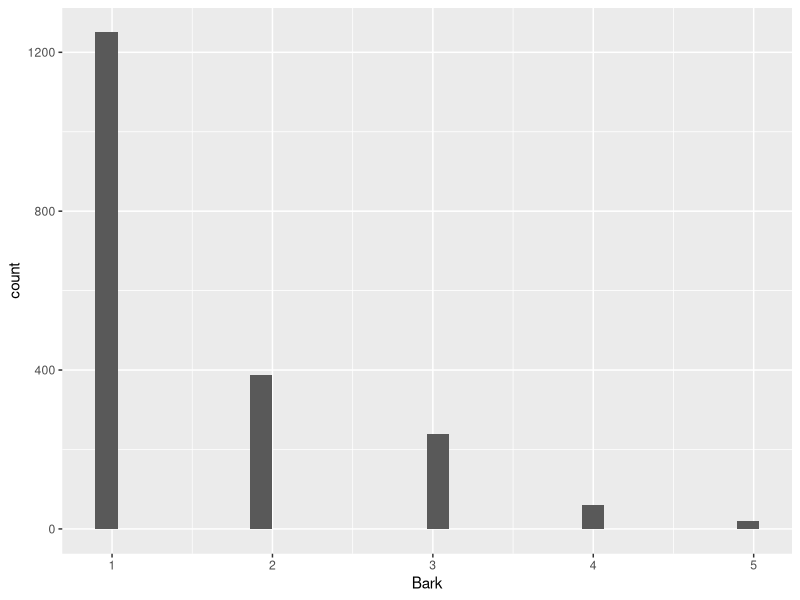
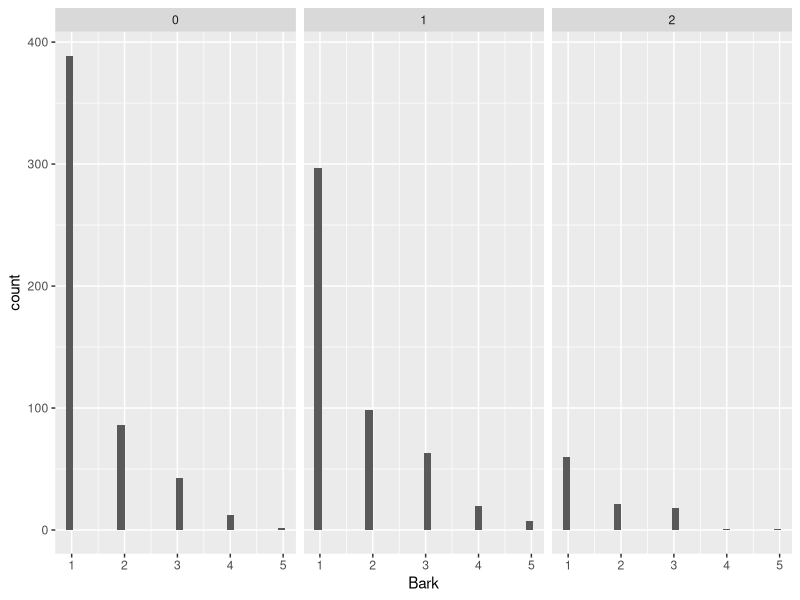
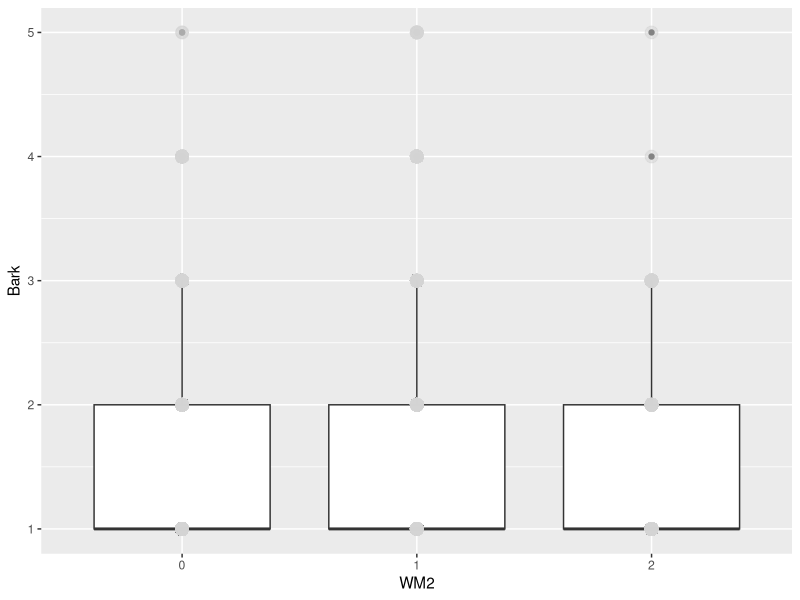
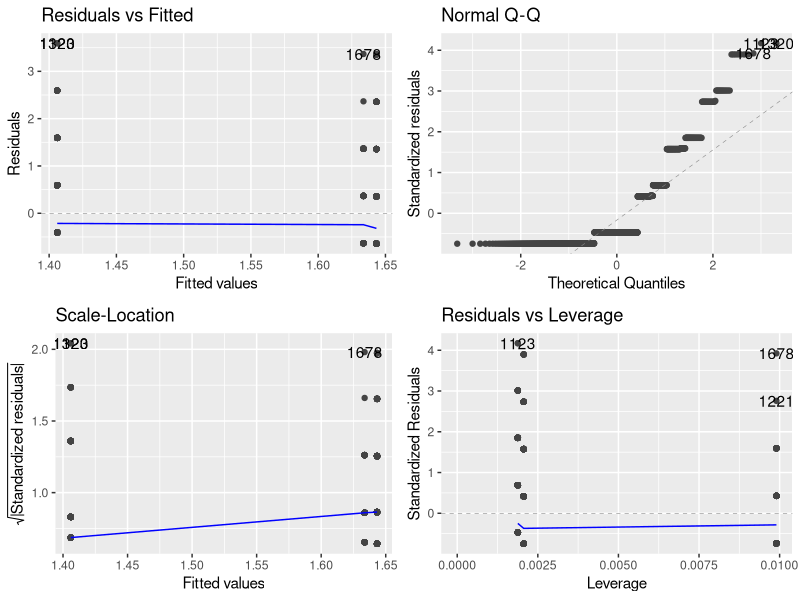
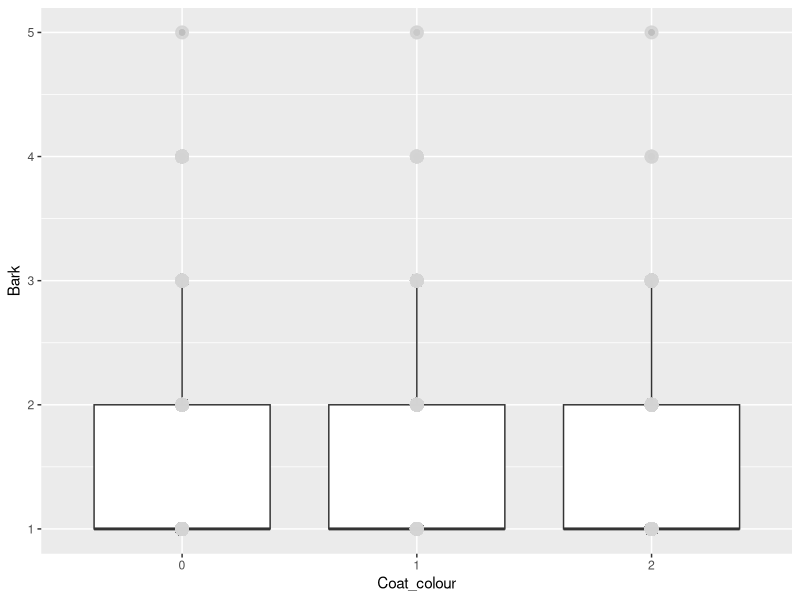
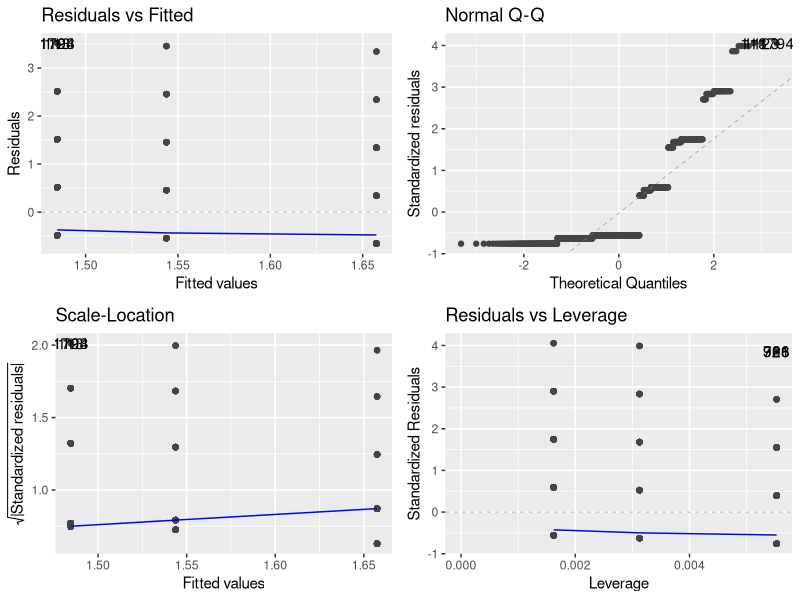
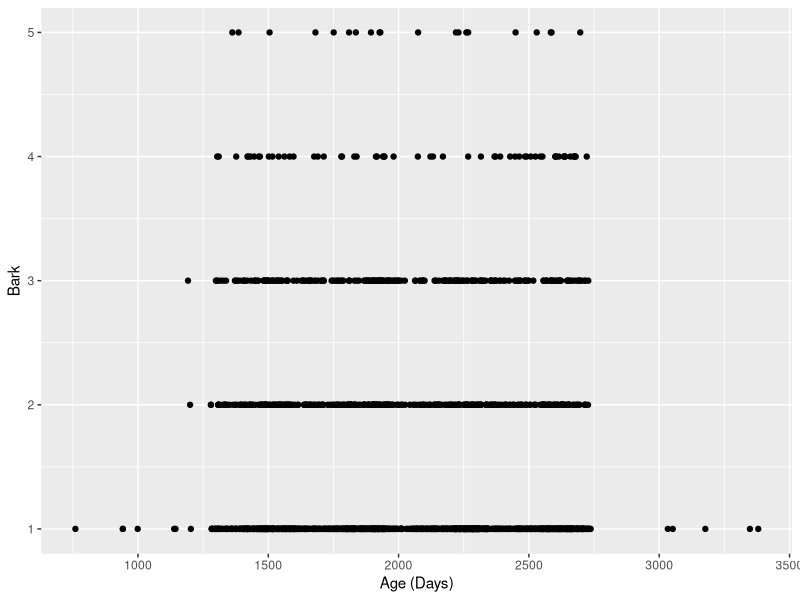
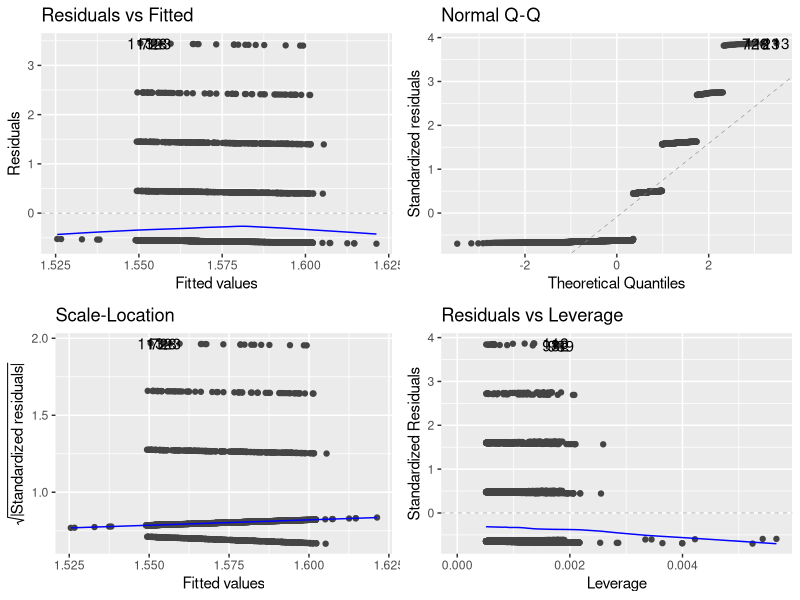

R code for these plots, in order:
## ---- chunk 1
rm(list = ls())
library(tidyverse)
library(here)
library(ggfortify)
## ---- chunk 2
DOG <- read.csv(here("Data", "Secor-Cap-Dap-data.csv"))
## ---- chunk 3
DOG$Fixed <- DOG$Gender_status %% 2
## ---- chunk 4
summary(DOG)
## ---- chunk 5
ggplot(DOG, aes(x = Bark)) + geom_histogram()
## ---- chunk 6
ggplot(data = na.omit(DOG), aes(x = Bark)) + geom_histogram() + facet_wrap(~WM2)
## ---- chunk 7
DOG$WM2 <- as.factor(DOG$WM2)
ggplot(data = na.omit(DOG), aes(y = Bark, x = WM2)) + geom_boxplot() + geom_point(size = 4, color = 'lightgrey', alpha = 0.5)
## ---- chunk 8
jvelm <- lm(Bark ~ WM2, data = na.omit(DOG))
autoplot(jvelm)
summary(jvelm)
## ---- chunk 9
DOG$Coat_colour <- as.factor(DOG$Coat_colour)
ggplot(data = na.omit(DOG), aes(y = Bark, x = Coat_colour)) + geom_boxplot() + geom_point(size = 4, color = 'lightgrey', alpha = 0.5)
## ---- chunk 10
ccvelm <- lm(Bark ~ Coat_colour, data = na.omit(DOG))
autoplot(ccvelm)
summary(ccvelm)
## ---- chunk 11
ggplot(DOG, aes(y = Bark, x = Age)) + geom_point() + xlab("Age (Days)")
## ---- chunk 12
avelm <- lm(Bark ~ Age, data = DOG)
autoplot(avelm)
## ---- chunk 13
anova(avelm)
summary(avelm) # Starts at Call:
## ---- chunk 14
DOG$Health <- as.factor(DOG$Health)
ggplot(DOG, aes(x = Health, y = Bark)) + geom_boxplot() + geom_point(size = 4, color = 'lightgrey', alpha = 0.5)
## ---- chunk 15
t.test(Bark ~ Health, data = DOG)
## ---- chunk 16
DOG$Gender_status <- as.factor(DOG$Gender_status)
ggplot(data = na.omit(DOG), aes(y = Bark, x = Gender_status)) + geom_boxplot() + geom_point(size = 4, color = 'lightgrey', alpha = 0.5)
## ---- chunk 17
gsvelm <- lm(Bark ~ Gender_status, data = na.omit(DOG))
autoplot(gsvelm)
summary(gsvelm)
## ---- chunk 18
DOG$Fixed <- as.factor(DOG$Fixed)
ggplot(data = na.omit(DOG), aes(x = Fixed, y = Bark)) + geom_boxplot() + geom_point(size = 4, color = 'lightgrey', alpha = 0.5)
## ---- chunk 19
fvelm <- lm(Bark ~ Fixed, data = na.omit(DOG))
autoplot(fvelm)
summary(fvelm)
## ---- chunk 20
DOG$InOut <- as.factor(DOG$InOut)
ggplot(data = na.omit(DOG), aes(x = InOut, y = Bark)) + geom_boxplot() + geom_point(size = 4, color = 'lightgrey', alpha = 0.5)
## ---- chunk 21
iovelm <- lm(Bark ~ InOut, data = na.omit(DOG))
autoplot(iovelm)
summary(iovelm)
## ---- chunk 22
DOG$TimeEx <- as.factor(DOG$TimeEx)
ggplot(data = na.omit(DOG), aes(x = TimeEx, y = Bark)) + geom_boxplot() + geom_point(size = 4, color = 'lightgrey', alpha = 0.5)
## ---- chunk 23
tevelm <- lm(Bark ~ TimeEx, data = na.omit(DOG))
autoplot(tevelm)
summary(tevelm)
